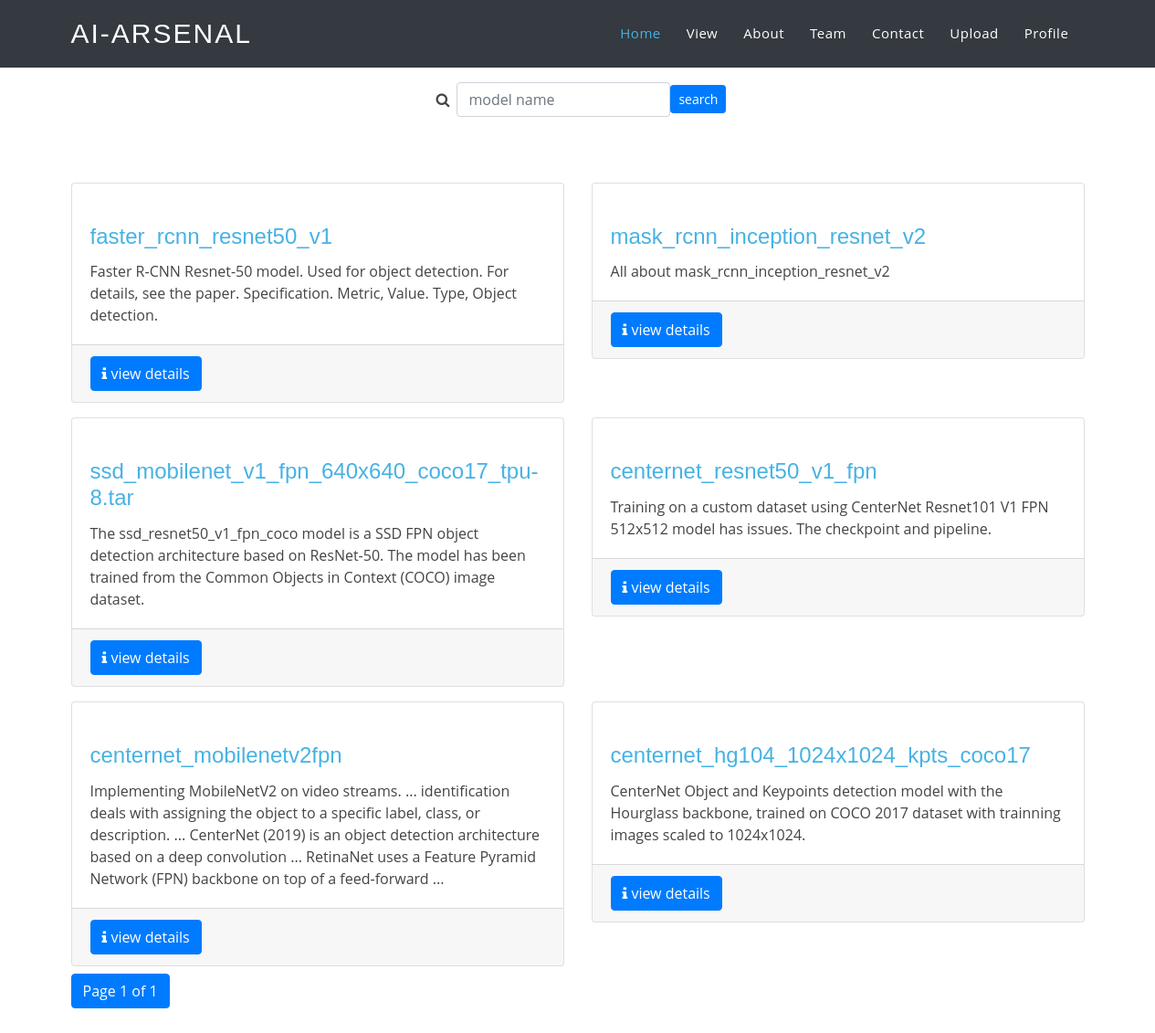
Page /storage/ (signed in) on the committed database.
### storage/models.py (models this page shows, shortened)
class AiModel(models.Model):
    model_category =(
        (1,"image"),
        (2,"text"),
        (3,"nlp"),
        (4,"video"),
        (5,"others"),
    )
    name = models.CharField(max_length=225,default='model')
    summary = models.TextField()
    model_file =models.FileField(upload_to='ai_models',null=True)
    category= models.IntegerField(choices=model_category,default=model_category[0][1])
    model_image = models.ImageField(upload_to='ai_models/images',null=True)
    uploader =models.ForeignKey(User,on_delete=models.DO_NOTHING,default=2)
    uploaded_on =models.DateTimeField(auto_now=True)

### storage/views.py (the view)
# urls.py: path('', AiModelListView.as_view(),name='view_model'),
class AiModelListView(ListView):
    model = AiModel
    template_name = "storage/view.html"
    paginate_by = 10

### templates/storage/view.html (shortened to what this page needs)
{% extends 'layout/base.html' %}
{% load static %}
{% load crispy_forms_tags %}
{% block content %}
<div class="container">
    <div class="row  justify-content-center">
        <div class="col-l2 my-3">
            <form class="form-inline" action="{% url 'search_ai_model' %}">
                <div class="form-group">
                    <label for="q" class="p-2"><i class="fa fa-search" aria-hidden="true"></i> </label>
                    <input type="text" name="q" id="q" class="form-control " placeholder="model name"
                        aria-describedby="qhelp">
                    <button class="btn btn-sm btn-primary">search</button>
                </div>
            </form>
        </div>
    </div>
</div>
    <div class="container my-5">
        <div class="row justify-content-center">
            {% for record in page_obj %}
            <div class="col-lg-6 col-xs-4 my-2">
                <div class="card">
                    <a href="{% url 'detail_model' record.id %}"><img class="card-img-top"
                            src="{{ record.model_image.url }} " alt=""></a>
                    <div class="card-body">
                        <h4 class="card-title"><a href="{% url 'detail_model' record.id %}">{{record.name}}</a></h4>
                        <p class="card-text">{{record.summary}}</p>
                    </div>
                    <div class="card-footer">
                        <a class="btn btn-primary" href="{% url 'detail_model' record.id %}"><i class="fa fa-info"
                                aria-hidden="true"></i> view details</a>
                    </div>
                </div>
            </div>
            {% endfor %}
        </div>
        <div class="row">
            <div class="col">
                <nav aria-label="Page navigation example">
                    <ul class="pagination">
                        <li class="page-item active" aria-current="page">
                            <a class="page-link">
                                Page {{ page_obj.number }} of {{ page_obj.paginator.num_pages }}
                            </a>
                        </li>
                    </ul>
                </nav>
            </div>
        </div>
    </div>
    {% endblock content %}

### rows in the picture
AiModel: name "faster_rcnn_resnet50_v1", summary "Faster R-CNN Resnet-50 model. Used for object detection. For details, see the paper. Specification. Metric, Value. Type, Object detection."
AiModel: name "mask_rcnn_inception_resnet_v2", summary "All about mask_rcnn_inception_resnet_v2"
AiModel: name "ssd_mobilenet_v1_fpn_640x640_coco17_tpu-8.tar", summary "The ssd_resnet50_v1_fpn_coco model is a SSD FPN object detection architecture based on ResNet-50. The model has been trained from the Common Objects in Context (COCO) image dataset."
AiModel: name "centernet_resnet50_v1_fpn", summary "Training on a custom dataset using CenterNet Resnet101 V1 FPN 512x512 model has issues. The checkpoint and pipeline."
AiModel: name "centernet_mobilenetv2fpn", summary "Implementing MobileNetV2 on video streams. ... identification deals with assigning the object to a specific label, class, or description. ... CenterNet (2019) is an object detection architecture based on a deep convolution ... RetinaNet uses a Feature Pyramid Network (FPN) backbone on top of a feed-forward ..."
AiModel: name "centernet_hg104_1024x1024_kpts_coco17", summary "CenterNet Object and Keypoints detection model with the Hourglass backbone, trained on COCO 2017 dataset with trainning images scaled to 1024x1024."

### other values in the picture
{{ page_obj.number }} "1"
{{ page_obj.paginator.num_pages }} "1"
